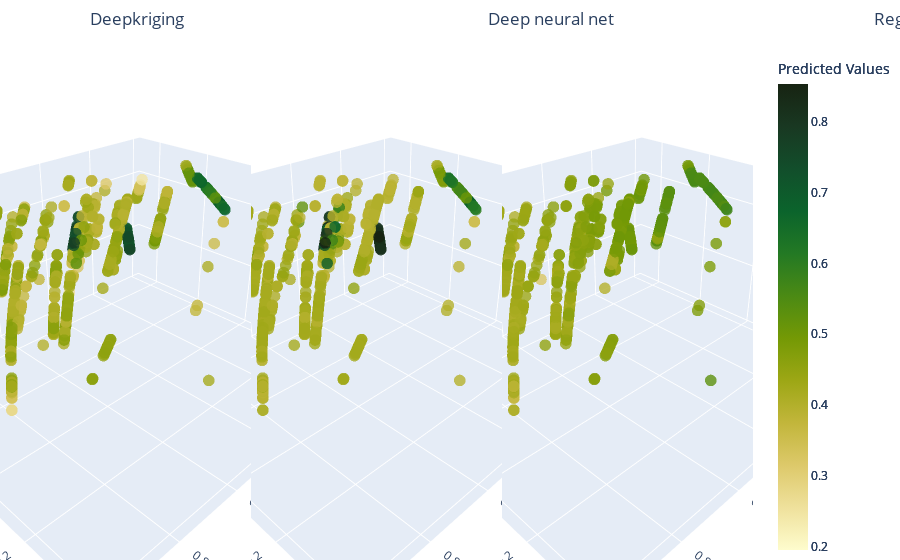

Notebook cell for this chart:
### Code cell
import plotly.graph_objects as go

# Extract relevant rows from deposit_data for the test set
test_data_xyz = deposit_data.loc[idx_test, ['X', 'Y', 'Z']].values

# Determine the color range based on all sets of predictions
min_value = min(test_predictions_nn.min(), test_predictions_dk.min(), test_predictions_rk.min())
max_value = max(test_predictions_nn.max(), test_predictions_dk.max(), test_predictions_rk.max())

# Create subplot figure
fig = go.Figure()

# Define the first subplot (left side)
fig.add_trace(go.Scatter3d(
    x=test_data_xyz[:, 0],  # X coordinates
    y=test_data_xyz[:, 1],  # Y coordinates
    z=test_data_xyz[:, 2],  # Z coordinates
    mode='markers',
    marker=dict(
        size=4,
        color=test_predictions_dk.ravel(),  # Color based on predictions
        colorscale='speed',    # Color scale
        cmin=min_value,
        cmax=max_value,
        opacity=0.8,
        colorbar=dict(title='Predicted Values')
    ),
    showlegend=False,
    scene='scene1',  # Use scene1 for the first subplot
))

# Define the second subplot (middle)
fig.add_trace(go.Scatter3d(
    x=test_data_xyz[:, 0],  # X coordinates
    y=test_data_xyz[:, 1],  # Y coordinates
    z=test_data_xyz[:, 2],  # Z coordinates
    mode='markers',
    marker=dict(
        size=4,
        color=test_predictions_nn.ravel(),  # Color based on predictions
        colorscale='speed',    # Color scale
        cmin=min_value,
        cmax=max_value,
        opacity=0.8,
        colorbar=dict(title='Predicted Values')
    ),
    showlegend=False,
    scene='scene2'  # Use scene2 for the second subplot
))

# Define the third subplot (right side)
fig.add_trace(go.Scatter3d(
    x=test_data_xyz[:, 0],  # X coordinates
    y=test_data_xyz[:, 1],  # Y coordinates
    z=test_data_xyz[:, 2],  # Z coordinates
    mode='markers',
    marker=dict(
        size=4,
        color=test_predictions_rk.ravel(),  # Color based on predictions
        colorscale='speed',    # Color scale
        cmin=min_value,
        cmax=max_value,
        opacity=0.8,
        colorbar=dict(title='Predicted Values')
    ),
    showlegend=False,
    scene='scene3'  # Use scene3 for the third subplot
))

# Update layout for all subplots
fig.update_layout(
    scene1=dict(
        xaxis_title='X',
        yaxis_title='Y',
        zaxis_title='Z',
        camera_eye=dict(x=-1.25, y=1.25, z=1)
    ),
    scene2=dict(
        xaxis_title='X',
        yaxis_title='Y',
        zaxis_title='Z',
        camera_eye=dict(x=-1.25, y=1.25, z=1)
    ),
    scene3=dict(
        xaxis_title='X',
        yaxis_title='Y',
        zaxis_title='Z',
        camera_eye=dict(x=-1.25, y=1.25, z=1)
    ),
    margin=dict(l=0, r=0, b=0, t=50),
    title={
        'text': "Deepkriging                                                                            Deep neural net                                                                 Regression kriging",
        'x': 0.1  # Center the titles horizontally
    }
)

# Show plot
fig.show()

### Figure 1 — Plotly figure (JSON) as saved in the notebook; plotly's stock layout.template omitted (floating-point values rounded to 4 significant figures; data arrays with more than 128 entries replaced by an {"elided": "..."} marker saying what was removed)
{"data": [{"marker": {"cmax": 0.8537, "cmin": 0.1949, "color": {"elided": "786 float values"}, "colorbar": {"title": {"text": "Predicted Values"}}, "colorscale": [[0, "rgb(254, 252, 205)"], [0.09091, "rgb(239, 225, 156)"], [0.1818, "rgb(221, 201, 106)"], [0.2727, "rgb(194, 182, 59)"], [0.3636, "rgb(157, 167, 21)"], [0.4545, "rgb(116, 153, 5)"], [0.5455, "rgb(75, 138, 20)"], [0.6364, "rgb(35, 121, 36)"], [0.7273, "rgb(11, 100, 44)"], [0.8182, "rgb(18, 78, 43)"], [0.9091, "rgb(25, 56, 34)"], [1, "rgb(23, 35, 18)"]], "opacity": 0.8, "size": 4}, "mode": "markers", "scene": "scene", "showlegend": false, "type": "scatter3d", "x": {"elided": "786 float values"}, "y": {"elided": "786 float values"}, "z": {"elided": "786 float values"}}, {"marker": {"cmax": 0.8537, "cmin": 0.1949, "color": {"elided": "786 float values"}, "colorbar": {"title": {"text": "Predicted Values"}}, "colorscale": [[0, "rgb(254, 252, 205)"], [0.09091, "rgb(239, 225, 156)"], [0.1818, "rgb(221, 201, 106)"], [0.2727, "rgb(194, 182, 59)"], [0.3636, "rgb(157, 167, 21)"], [0.4545, "rgb(116, 153, 5)"], [0.5455, "rgb(75, 138, 20)"], [0.6364, "rgb(35, 121, 36)"], [0.7273, "rgb(11, 100, 44)"], [0.8182, "rgb(18, 78, 43)"], [0.9091, "rgb(25, 56, 34)"], [1, "rgb(23, 35, 18)"]], "opacity": 0.8, "size": 4}, "mode": "markers", "scene": "scene2", "showlegend": false, "type": "scatter3d", "x": {"elided": "786 float values"}, "y": {"elided": "786 float values"}, "z": {"elided": "786 float values"}}, {"marker": {"cmax": 0.8537, "cmin": 0.1949, "color": {"elided": "786 float values"}, "colorbar": {"title": {"text": "Predicted Values"}}, "colorscale": [[0, "rgb(254, 252, 205)"], [0.09091, "rgb(239, 225, 156)"], [0.1818, "rgb(221, 201, 106)"], [0.2727, "rgb(194, 182, 59)"], [0.3636, "rgb(157, 167, 21)"], [0.4545, "rgb(116, 153, 5)"], [0.5455, "rgb(75, 138, 20)"], [0.6364, "rgb(35, 121, 36)"], [0.7273, "rgb(11, 100, 44)"], [0.8182, "rgb(18, 78, 43)"], [0.9091, "rgb(25, 56, 34)"], [1, "rgb(23, 35, 18)"]], "opacity": 0.8, "size": 4}, "mode": "markers", "scene": "scene3", "showlegend": false, "type": "scatter3d", "x": {"elided": "786 float values"}, "y": {"elided": "786 float values"}, "z": {"elided": "786 float values"}}], "layout": {"margin": {"b": 0, "l": 0, "r": 0, "t": 50}, "scene": {"camera": {"eye": {"x": -1.25, "y": 1.25, "z": 1}}, "xaxis": {"title": {"text": "X"}}, "yaxis": {"title": {"text": "Y"}}, "zaxis": {"title": {"text": "Z"}}}, "scene2": {"camera": {"eye": {"x": -1.25, "y": 1.25, "z": 1}}, "xaxis": {"title": {"text": "X"}}, "yaxis": {"title": {"text": "Y"}}, "zaxis": {"title": {"text": "Z"}}}, "scene3": {"camera": {"eye": {"x": -1.25, "y": 1.25, "z": 1}}, "xaxis": {"title": {"text": "X"}}, "yaxis": {"title": {"text": "Y"}}, "zaxis": {"title": {"text": "Z"}}}, "title": {"text": "Deepkriging                                                                            Deep neural net                                                                 Regression kriging", "x": 0.1}}}
